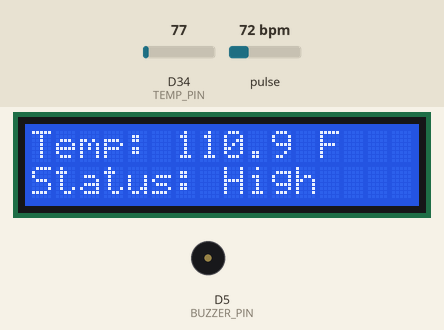
The sketch below on a simulated Arduino Due. Shown: 16×2 character LCD, buzzer (waves = sounding, pin HIGH). Inputs (shaded band) come from the test bench; at power-on: D34 (TEMP_PIN) = 77, pulse 72 bpm (analog values on the 0–1023 scale). What the sketch prints to the serial monitor is not drawn.

Above: at 3.2 s.
3.3 s: D34 (TEMP_PIN) set to 60
At 5.9 s:
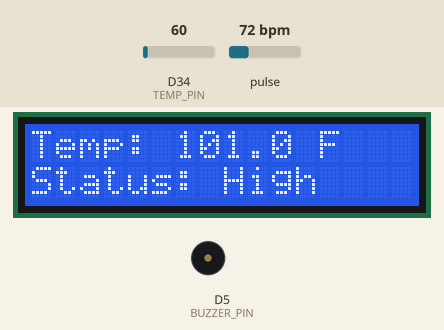
10.2 s: D34 (TEMP_PIN) set to 56
At 11.6 s:
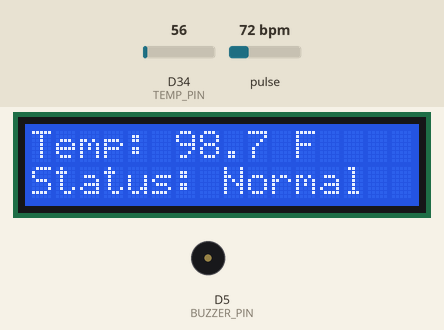
17.9 s: D34 (TEMP_PIN) set to 46
At 19.7 s:
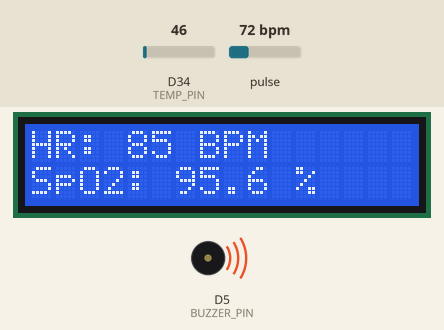
25.6 s: pulse set to 42 bpm
At 27.9 s:
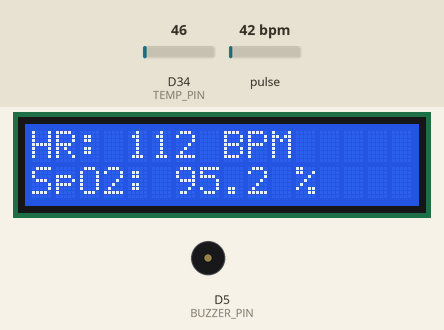
29.7 s: pulse set to 70 bpm
At 32.1 s:
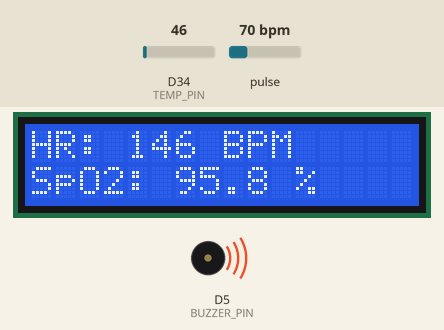
32.8 s: pulse set to 100 bpm
At 35.1 s:
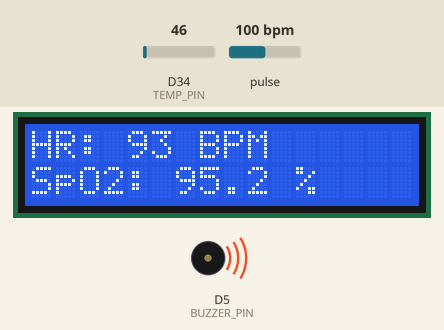
Timing chart, 0 to 36.8 s (numbered marks = the images above; inputs shaded):
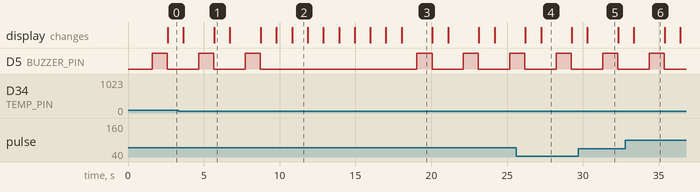

The sketch:

lcd+buzzer+lm35+max30102.ino
```cpp
#include <Wire.h>
#include <LiquidCrystal_I2C.h>
#include "MAX30105.h"

// LCD
#define LCD_ADDR 0x27
#define LCD_SDA 21
#define LCD_SCL 22

// MAX30105
#define MAX_SDA 19
#define MAX_SCL 18

// Other pins
#define TEMP_PIN 34
#define BUZZER_PIN 5

// Globals
LiquidCrystal_I2C lcd(LCD_ADDR, 16, 2);
TwoWire MAXWire = TwoWire(1);
MAX30105 particleSensor;

void setup() {
  Serial.begin(115200);

  // Initialize LCD
  Wire.begin(LCD_SDA, LCD_SCL);
  lcd.init();
  lcd.backlight();
  lcd.setCursor(0, 0);
  lcd.print("Initializing...");

  // Initialize MAX30105
  MAXWire.begin(MAX_SDA, MAX_SCL);
  if (!particleSensor.begin(MAXWire, I2C_SPEED_FAST)) {
    lcd.clear();
    lcd.setCursor(0, 0);
    lcd.print("MAX30105 Error");
    while (1);
  }
  particleSensor.setup();
  particleSensor.setPulseAmplitudeRed(0x1F);
  particleSensor.setPulseAmplitudeIR(0x1F);

  // Buzzer
  pinMode(BUZZER_PIN, OUTPUT);
  digitalWrite(BUZZER_PIN, LOW);

  // ADC setup
  analogReadResolution(12); // 12-bit ADC for temp sensor

  lcd.clear();
  lcd.setCursor(0, 0);
  lcd.print("System Ready");
  delay(1500);
}

void loop() {
  // ----------- Read Temp -----------
  int sensorValue = analogRead(TEMP_PIN);
  float voltage = sensorValue * (3.3 / 4095.0);
  float tempC = voltage * 100.0 + 19.0;
  float tempF = tempC * 9.0 / 5.0 + 32.0;

  // Evaluate temperature
  String tempStatus = "Normal";
  if (tempF < 96.0) tempStatus = "Low";
  else if (tempF > 99.0) tempStatus = "High";

  // Check current temperature and trigger buzzer
  if (tempF < 95.0 || tempF > 99.0) {
    digitalWrite(BUZZER_PIN, HIGH);
    delay(1000);
    digitalWrite(BUZZER_PIN, LOW);
  }

  // Display temp
  lcd.clear();
  lcd.setCursor(0, 0);
  lcd.print("Temp: ");
  lcd.print(tempF, 1);
  lcd.print(" F");
  lcd.setCursor(0, 1);
  lcd.print("Status: ");
  lcd.print(tempStatus);

  Serial.print("Temp: "); Serial.print(tempF);
  Serial.print(" F ("); Serial.print(tempStatus); Serial.println(")");

  delay(1000); // Display time

  // ----------- Read MAX30105 -----------
  long redValue = particleSensor.getRed();
  long irValue = particleSensor.getIR();
  float hr = (redValue % 100) + 60;
  float spo2 = 95.0 + ((irValue % 5) * 0.2);


 if (spo2 < 94.0 || spo2 > 100.0) {
    digitalWrite(BUZZER_PIN, HIGH);
    delay(500);
    digitalWrite(BUZZER_PIN, LOW);
  }

  // Display HR & SpO2
  lcd.clear();
  lcd.setCursor(0, 0);
  lcd.print("HR: ");
  lcd.print((int)hr);
  lcd.print(" BPM");
  lcd.setCursor(0, 1);
  lcd.print("SpO2: ");
  lcd.print(spo2, 1);
  lcd.print(" %");

  Serial.print("HR: "); Serial.print(hr);
  Serial.print(" BPM, SpO2: "); Serial.println(spo2);

  delay(1000); // Display time
}
```

Measured:
- the behaviour switches between 57 and 56 on D34 (TEMP_PIN) (found by bisection; images 1 and 2)
- after the input at 10.2 s, D5 (BUZZER_PIN): stops changing and stays LOW; the display: changes after 0.62 s (image 2)
- after the input at 17.9 s, D5 (BUZZER_PIN): alternates HIGH for 1.0 s and LOW for 2.1 s, starting after 1.2 s
- after the input at 29.7 s, the display: changes after 0.60 s (image 5)
- by itself, D5 (BUZZER_PIN): alternates HIGH for 1.0 s and LOW for 2.1 s
- what the display in image 1 shows lasts 1.0 s, from 5.7 s to 6.7 s
- what the display in image 3 shows lasts 2.0 s, from 18.1 s to 20.1 s
